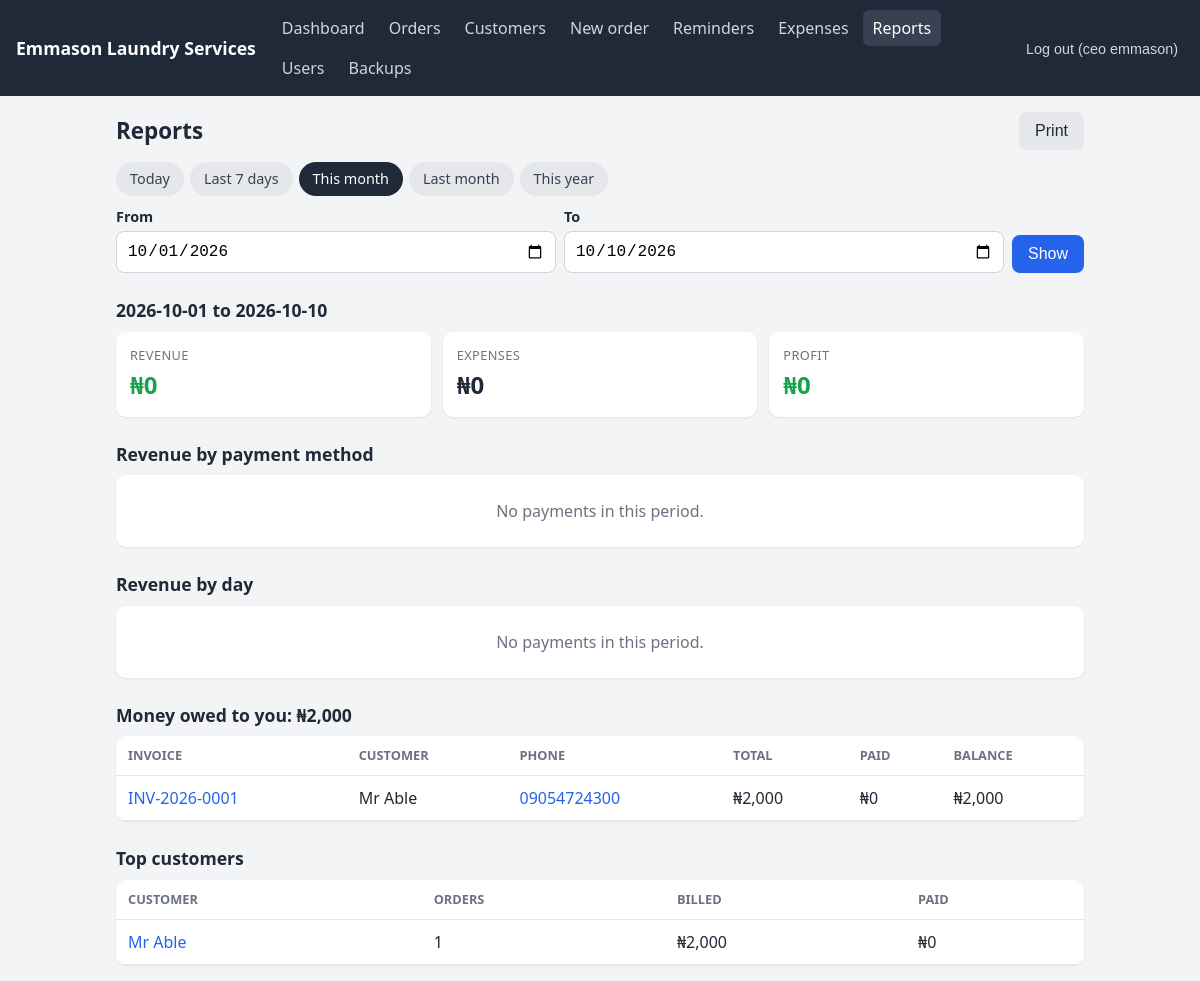
The page /app/reports (signed in) on the database its author committed.
### app/models.py (models this page shows, shortened)
class User(Base):
     __tablename__ = "users"
     id = Column(Integer, primary_key=True)
     username = Column(String, unique=True, nullable=False)
     full_name = Column(String, nullable=False)
     password_hash = Column(String, nullable=False)
     role = Column(String, default="staff")        # admin or staff
     is_active = Column(Boolean, default=True)
     created_at = Column(DateTime, default=datetime.utcnow)

class Invoice(Base):
    __tablename__ = "invoices"
    id = Column(Integer, primary_key=True)
    order_id = Column(Integer, ForeignKey("orders.id"), unique=True, nullable=False)
    invoice_number = Column(String, unique=True, nullable=False)
    total = Column(Integer, nullable=False)       # naira
    created_at = Column(DateTime, default=datetime.utcnow)
    order = relationship("Order", back_populates="invoice")
    payments = relationship("Payment", back_populates="invoice", cascade="all, delete-orphan")

class Customer(Base):
    __tablename__ = "customers"
    id = Column(Integer, primary_key=True)
    name = Column(String, nullable=False)
    phone = Column(String, unique=True, nullable=False)
    address = Column(String)
    created_at = Column(DateTime, default=datetime.utcnow)
    orders = relationship("Order", back_populates="customer")

### app/routers/web_admin.py (the view)
@router.get("/app/reports")
def reports_page(request: Request, start: str = "", end: str = "",
                 user=Depends(web_admin), db: Session = Depends(get_db)):
    today = today_wat()
    month_start = today.replace(day=1)
    s = parse_day(start, month_start)
    e = parse_day(end, today)
    error = None
    if s > e:
        error = "The start date must not be after the end date."
        s, e = month_start, today
    last_month_end = month_start - timedelta(days=1)
    ranges = [
        ("Today", today, today),
        ("Last 7 days", today - timedelta(days=6), today),
        ("This month", month_start, today),
        ("Last month", last_month_end.replace(day=1), last_month_end),
        ("This year", date(today.year, 1, 1), today),
    ]
    return templates.TemplateResponse(
        request, "reports.html",
        {"user": user, "page": "reports", "error": error,
         "start": s.isoformat(), "end": e.isoformat(),
         "ranges": [(label, a.isoformat(), b.isoformat()) for label, a, b in ranges],
         "report": dash.revenue_report(start=s, end=e, db=db),
         "outstanding": dash.outstanding_report(db=db),
         "top": dash.top_customers(limit=5, db=db)},
    )

### app/templates/reports.html (shortened to what this page needs)
{% extends "base.html" %}
{% block content %}
<div class="page-head">
  <h1>Reports</h1>
  <button class="btn secondary no-print" onclick="window.print()">Print</button>
</div>
<div class="chips">
  {% for label, s, e in ranges %}
  <a class="chip {{ 'on' if s == start and e == end }}" href="/app/reports?start={{ s }}&end={{ e }}">{{ label }}</a>
  {% endfor %}
</div>
<form class="filters" method="get" action="/app/reports">
  <div class="field"><label for="start">From</label><input id="start" name="start" type="date" value="{{ start }}"></div>
  <div class="field"><label for="end">To</label><input id="end" name="end" type="date" value="{{ end }}"></div>
  <button class="btn" type="submit">Show</button>
</form>
<h2>{{ start }} to {{ end }}</h2>
<div class="grid">
  <div class="card good"><div class="label">Revenue</div><div class="value">{{ report.revenue|naira }}</div></div>
  <div class="card"><div class="label">Expenses</div><div class="value">{{ report.expenses|naira }}</div></div>
  <div class="card {{ 'good' if report.profit >= 0 else 'warn' }}"><div class="label">Profit</div><div class="value">{{ report.profit|naira }}</div></div>
</div>
<h2>Revenue by payment method</h2>
<div class="table-wrap">
  {% if report.by_method %}
  <table>
    <thead><tr><th>Method</th><th>Amount</th></tr></thead>
    <tbody>
      {% for method, amount in report.by_method.items() %}
      <tr><td>{{ method|capitalize }}</td><td>{{ amount|naira }}</td></tr>
      {% endfor %}
    </tbody>
  </table>
  {% else %}<div class="empty">No payments in this period.</div>{% endif %}
</div>
<h2>Revenue by day</h2>
<div class="table-wrap">
  {% if report.by_day %}
  <table>
    <thead><tr><th>Date</th><th>Amount</th></tr></thead>
    <tbody>
      {% for day, amount in report.by_day.items() %}
      <tr><td>{{ day }}</td><td>{{ amount|naira }}</td></tr>
      {% endfor %}
    </tbody>
  </table>
  {% else %}<div class="empty">No payments in this period.</div>{% endif %}
</div>
<h2>Money owed to you: {{ outstanding.total_outstanding|naira }}</h2>
<div class="table-wrap">
  {% if outstanding.invoices %}
  <table>
    <thead><tr><th>Invoice</th><th>Customer</th><th>Phone</th><th>Total</th><th>Paid</th><th>Balance</th></tr></thead>
    <tbody>
      {% for r in outstanding.invoices %}
      <tr>
        <td><a href="/app/orders?q={{ r.invoice_number }}">{{ r.invoice_number }}</a></td>
        <td>{{ r.customer_name }}</td>
        <td><a href="tel:{{ r.customer_phone }}">{{ r.customer_phone }}</a></td>
        <td>{{ r.total|naira }}</td>
        <td>{{ r.amount_paid|naira }}</td>
        <td>{{ r.balance|naira }}</td>
      </tr>
      {% endfor %}
    </tbody>
  </table>
  {% else %}<div class="empty">Nobody owes you anything.</div>{% endif %}
</div>
<h2>Top customers</h2>
<div class="table-wrap">
  {% if top %}
  <table>
    <thead><tr><th>Customer</th><th>Orders</th><th>Billed</th><th>Paid</th></tr></thead>
    <tbody>
      {% for c in top %}
      <tr>
        <td><a href="/app/customers/{{ c.customer_id }}">{{ c.name }}</a></td>
        <td>{{ c.orders }}</td>
        <td>{{ c.total_billed|naira }}</td>
        <td>{{ c.total_paid|naira }}</td>
      </tr>
      {% endfor %}
    </tbody>
  </table>
  {% else %}<div class="empty">No orders yet.</div>{% endif %}
</div>
{% endblock %}

### app/templates/base.html (shortened to what this page needs)
<!doctype html>
<html lang="en">
<head>
  <link rel="stylesheet" href="/static/style.css">
</head>
<body>
  <header class="topbar">
    <a class="brand" href="/app">{{ business }}</a>
        <nav>
      <a href="/app" class="{{ 'active' if page == 'dashboard' }}">Dashboard</a>
      <a href="/app/orders" class="{{ 'active' if page == 'orders' }}">Orders</a>
      <a href="/app/customers" class="{{ 'active' if page == 'customers' }}">Customers</a>
      <a href="/app/orders/new" class="{{ 'active' if page == 'new_order' }}">New order</a>
      <a href="/app/reminders" class="{{ 'active' if page == 'reminders' }}">Reminders</a>
      {% if user.role == "admin" %}
      <a href="/app/expenses" class="{{ 'active' if page == 'expenses' }}">Expenses</a>
      <a href="/app/reports" class="{{ 'active' if page == 'reports' }}">Reports</a>
      <a href="/app/users" class="{{ 'active' if page == 'users' }}">Users</a>
      <a href="/app/backups" class="{{ 'active' if page == 'backups' }}">Backups</a>
      {% endif %}
    </nav>
    <form method="post" action="/logout">
      <button class="link">Log out ({{ user.username }})</button>
    </form>
  </header>
  <main>
    {% block content %}{% endblock %}
  </main>
</body>
</html>

### app/static/style.css (style rules this page uses)
* { box-sizing: border-box; }
body { margin: 0; font-family: system-ui, -apple-system, "Segoe UI", Roboto, sans-serif; background: #f3f4f6; color: #1f2937; line-height: 1.5; }
a { color: #2563eb; text-decoration: none; }
.topbar { background: #1f2937; color: #fff; padding: 10px 16px; display: flex; flex-wrap: wrap; align-items: center; gap: 8px 16px; }
.topbar .brand { color: #fff; font-weight: 700; font-size: 1.1rem; }
.topbar nav { display: flex; flex-wrap: wrap; gap: 4px; flex: 1; }
.topbar nav a { color: #d1d5db; padding: 6px 10px; border-radius: 6px; }
.topbar nav a.active, .topbar nav a:hover { background: #374151; color: #fff; }
.topbar form { margin: 0; }
button.link { background: none; border: 0; color: #d1d5db; cursor: pointer; font-size: .9rem; }
main { max-width: 1000px; margin: 0 auto; padding: 16px; }
h1 { font-size: 1.4rem; margin: 8px 0 16px; }
h2 { font-size: 1.1rem; margin: 24px 0 8px; }
.grid { display: grid; gap: 12px; grid-template-columns: repeat(auto-fit, minmax(150px, 1fr)); }
.card { background: #fff; border-radius: 10px; padding: 14px; box-shadow: 0 1px 2px rgba(0,0,0,.08); }
.card .label { font-size: .8rem; color: #6b7280; text-transform: uppercase; letter-spacing: .03em; }
.card .value { font-size: 1.5rem; font-weight: 700; margin-top: 2px; }
.card.good .value { color: #16a34a; }
.btn { display: inline-block; background: #2563eb; color: #fff; border: 0; border-radius: 8px; padding: 10px 16px; font-size: 1rem; cursor: pointer; }
.btn.secondary { background: #e5e7eb; color: #1f2937; }
input, select, textarea { width: 100%; padding: 10px; border: 1px solid #d1d5db; border-radius: 8px; font-size: 1rem; background: #fff; }
label { display: block; font-size: .9rem; font-weight: 600; margin: 12px 0 4px; }
.table-wrap { overflow-x: auto; background: #fff; border-radius: 10px; box-shadow: 0 1px 2px rgba(0,0,0,.08); }
table { width: 100%; border-collapse: collapse; }
th, td { text-align: left; padding: 10px 12px; border-bottom: 1px solid #e5e7eb; white-space: nowrap; }
th { font-size: .8rem; color: #6b7280; text-transform: uppercase; }
.page-head { display: flex; justify-content: space-between; align-items: center; flex-wrap: wrap; gap: 8px; margin-bottom: 12px; }
.page-head h1 { margin: 0; }
.empty { padding: 24px; text-align: center; color: #6b7280; }
.chips { display: flex; flex-wrap: wrap; gap: 6px; margin-bottom: 10px; }
.chip { padding: 6px 14px; border-radius: 999px; background: #e5e7eb; color: #374151; font-size: .9rem; }
.chip.on { background: #1f2937; color: #fff; }
.filters { display: flex; flex-wrap: wrap; gap: 8px; align-items: flex-end; margin-bottom: 12px; }
.filters .field { flex: 1 1 140px; min-width: 0; }
.filters label { margin: 0 0 4px; }

### rows shown on the page
User: username "ceo emmason"
Invoice: invoice_number "INV-2026-0001", total|naira "₦2,000"
Customer: customer_name "Mr Able", customer_phone "09054724300", name "Mr Able", orders "1", total_billed|naira "₦2,000", total_paid|naira "₦0"

### other values the page prints
{{ business }} "Emmason Laundry Services"
{{ label }} "Today" "Last 7 days" "This month" "Last month" "This year"
{{ start }} "2026-10-01"
{{ end }} "2026-10-10"
{{ report.revenue|naira }} "₦0"
{{ report.expenses|naira }} "₦0"
{{ report.profit|naira }} "₦0"
{{ outstanding.total_outstanding|naira }} "₦2,000"
{{ r.amount_paid|naira }} "₦0"
{{ r.balance|naira }} "₦2,000"
